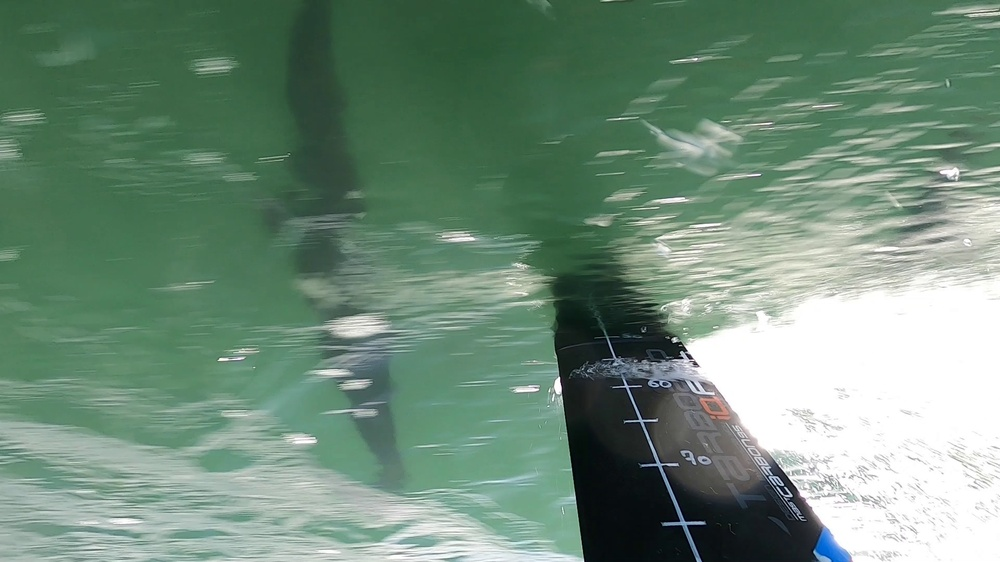
#> input picture image_ext.jpg, 1000 x 562 px, shrunk from 1920 x 1080 before the run, given in place of ENSTA.mp4, which was not available
$ python main_3.py
#> lines starting #> are read from the running program, lines starting #| are printed output that depends on the picture; after the words box and inside, x2 and y2 are one past the last pixel; in counts of white or black regions, pixels touching at a corner belong together; pictures that were not available may be replaced by others from this repository, and a replacement may not be noted
import cv2
import numpy as np
import matplotlib.pyplot as plt
from scipy.optimize import curve_fit
from scipy.optimize import newton
from functools import partial


def lecturevideo(file):

    #creation de la capture video

    cap = cv2.VideoCapture(file)

    #verification de l'ouverture de la camera
    if (cap.isOpened() == False):
        print("Error opening video  file")

    return cap

# function to check whether the list is empty or not
# [26 lines left out: functions is_list_empty, graph, not called in this run]


def moving_average(data, window_size):
    window = np.ones(int(window_size))/float(window_size)
    return np.convolve(data, window, 'same')


# [7 lines left out: function get_mouse_points, not called in this run]

#différentes fonctions polynomiales permettant d'approximer le résultat
def func1(x, a, b, c):
    return a*x**2+b*x+c

def func2(x, a, b, c):
    return a*x**3+b*x+c

def func3(x, a, b, c):
    return a*x**3+b*x**2+c

def func4(x, a, b, c):
    return a*np.exp(b*x)+c

#fonction permettant de calculer l'inverse
# [5 lines left out: function f_inv, not called in this run]


def qualibrage(cap):
    'Fonction permettant à l\'utilisateur de qualibrer les données. \n  L\'utilisateur peut donner la position de toutes les graduations, ainsi que vérifier la réduction du cadrage de l\'image.'

    ret_save, frame_save = cap.read()
#> frame_save is the input picture: shape (562, 1000, 3); mean B, G, R 121.4, 140, 112.1

    # Boucle pour lire chaque image de la vidéo
    while (cap.isOpened()):

        ret, frame = cap.read()

        if ret == True:
            # Afficher l'image actuelle dans une fenêtre OpenCV
            cv2.imshow('Video', frame)

            # Attendre l'entrée de l'utilisateur
            cv2.waitKey(1)

            # Si l'utilisateur appuie sur la touche "s", enregistrer l'image actuelle
            if cv2.waitKey(1) & 0xFF == ord('s'):
#> (key q is pressed here)
                ret_save, frame_save = ret, frame
                cv2.imwrite('image.jpg', frame)
                print("Image enregistrée avec succès!")
                break

            # Si l'utilisateur appuie sur la touche "q", quitter la boucle
            elif cv2.waitKey(1) & 0xFF == ord('q'):
#> (key q is pressed here)
                break
        else:
            break

    # Convertit la frame en niveaux de gris
    gray = cv2.cvtColor(frame_save, cv2.COLOR_BGR2GRAY)
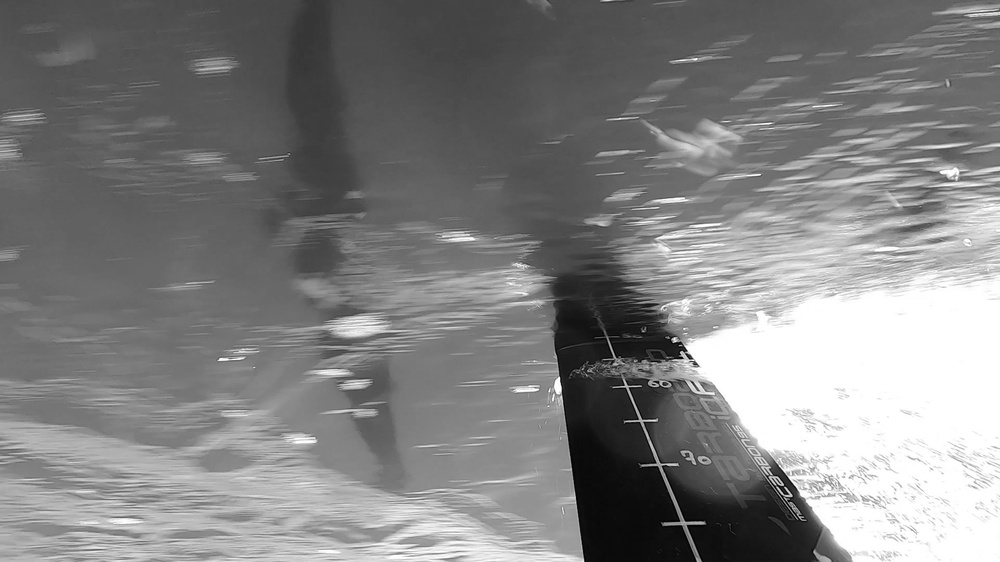
#> gray: shape (562, 1000); min 1, max 255, mean 129.5

    # Applique un seuillage pour isoler les graduations
    thresh = cv2.threshold(gray, 50, 255, cv2.THRESH_BINARY_INV)[1]
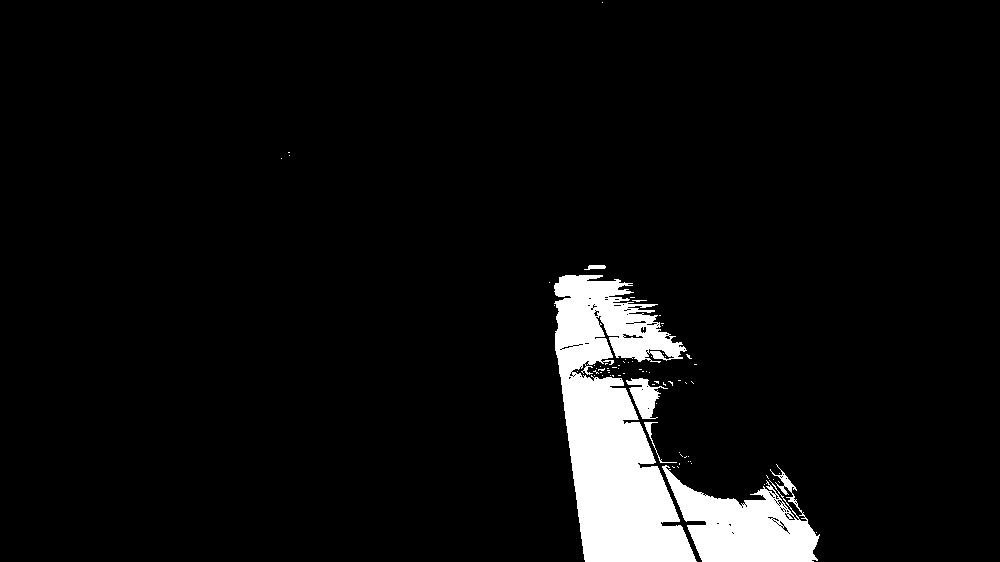
#> thresh: shape (562, 1000); 5.9% white; 73 white regions (68 under 20 px)

    # Detecte les contours des graduations
    contours = cv2.findContours(thresh, cv2.RETR_EXTERNAL, cv2.CHAIN_APPROX_SIMPLE)
#> contours = 71 contours, 66 with area under 20; largest, box (x1, y1, x2, y2) and area: (554, 275, 697, 562) 23109, (662, 464, 820, 562) 7908, (626, 378, 668, 419) 701, (644, 422, 677, 463) 61, (584, 265, 606, 270) 52
    contours = contours[0] if len(contours) == 2 else contours[1]

    # Draw countours not approximated
    drawing = np.zeros((gray.shape[0], gray.shape[1], 3), dtype=np.uint8)
    CountersImg = cv2.drawContours(drawing, contours, -1, (255, 255, 0), 3)
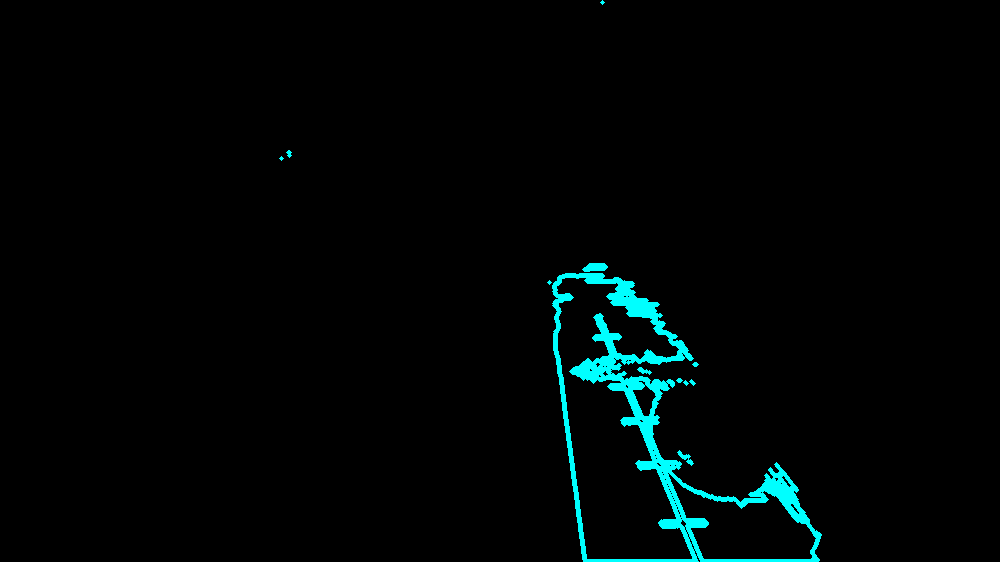
#> CountersImg: shape (562, 1000, 3); mean of channels 0, 1, 2 5.4, 5.4, 0; drawn as B, G, R

    l_cnt_max = 0

    # Boucle sur chaque graduation
    for c in contours:
        l_cnt = cv2.arcLength(c, True)

        if l_cnt > l_cnt_max:
            l_cnt_max = l_cnt
            # Calcule les statistiques des contours
            x, y, w, h = cv2.boundingRect(c)
#> this loop made 71 passes
#> (c, l_cnt, l_cnt_max, x, y, w, h) on pass 3: ([[778, 481], [779, 482]], 2.83, 2.83, 778, 481, 2, 2)
#> (l_cnt, l_cnt_max, x, y, w, h) on passes 5, 9, 66: (7.66, 7.66, 766, 475, 3, 4), (991.4, 991.4, 662, 464, 158, 98), (1887.4, 1887.4, 554, 275, 143, 287)
#> after the loop, h = 287; l_cnt_max = 1887.4; w = 143; x = 554; y = 275


    # Dessine un rectangle autour de la graduation

    w = int(2.5 * w)
#> w = 357
    h = int(4 * h)
#> h = 1148

    y = int(0.1 * y)
#> y = 27
    x = int(0.8 * x)
#> x = 443

    # creer une image coupe
    crop_img = frame_save[y:y + h, x:x + w]
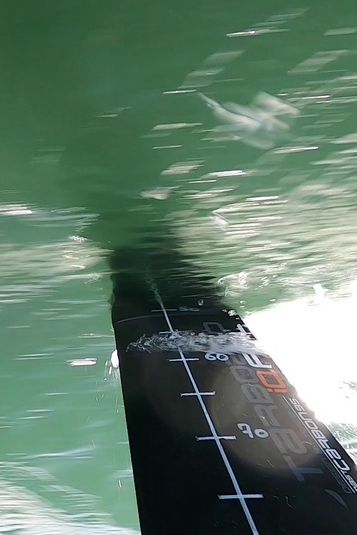
#> crop_img: shape (535, 357, 3); mean B, G, R 105.6, 122.5, 96.4

    #variables global

    global draw, l_points

    draw = True
    l_points = []

    # detection des graduations

    cv2.namedWindow("Image pour établir échelle")
    cv2.setMouseCallback("Image pour établir échelle", get_mouse_points)

    while True:
        #donne instruction à utilisateur
        cv2.putText(crop_img, "Placer le premier point sur l'image, gradutaion 70.", (10,30),
                    cv2.FONT_HERSHEY_SIMPLEX, 0.6, (0, 255, 0), 2)
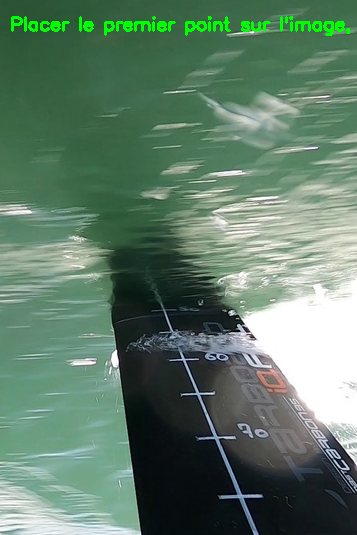
#> crop_img: shape (535, 357, 3); 1.12% of pixels changed, all inside (x1, y1, x2, y2) = (11, 16, 350, 36)
        if draw:
            i = 0
            for point in l_points:
                i += 1
                # Display the coordonne of the point
                cv2.putText(crop_img, "Point: {:.2f} ".format(i), point,
                            cv2.FONT_HERSHEY_SIMPLEX, 0.6, (0, 255, 0), 2)
                #draw the point on the image
                cv2.circle(crop_img, point, 3, (0, 0, 255))
#> after the loop, i = 0
        cv2.imshow("Image pour établir échelle", crop_img)
        if cv2.waitKey(20) & 0xFF == 27:
#> (key q is pressed here)
            break
        if not draw and len(l_points) > 0:
            draw = True


    # fonction assosicant N(bit) à la distance réelle

    l_distances = [] #distances en pixel
    l_distance_real = [] #distances en réel

    distance_real = 70  #initialisation avec la plus grande variable

#> (the run stopped early here; a loop or call above may not have finished)
